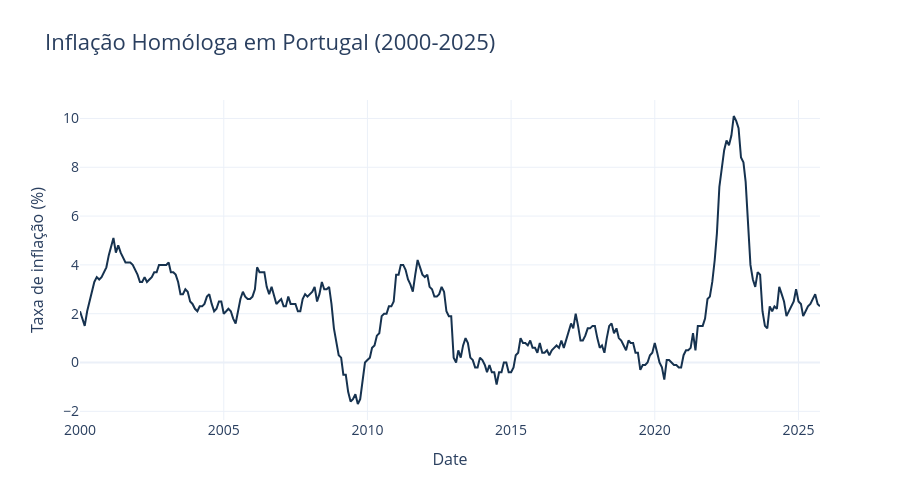

This figure's notebook cell:
### Code cell
fig = go.Figure()
fig.add_trace(go.Scatter(x=df.Date, y=df[target], mode='lines', name='Inflation',
                        line=dict(color=primary_color, width=2)))

fig.update_layout(title='Inflação Homóloga em Portugal (2000-2025)',
                  xaxis_title='Date', yaxis_title='Taxa de inflação (%)',
                  # 🔹 Fonte global (base)
                  font=dict(
                      size=ticket_size
                  ),
                    
                  # 🔹 Título principal
                  title_font=dict(
                      size=title_size
                  ),

                  # 🔹 Eixos
                  xaxis=dict(
                      title_font=dict(size=label_size),
                      tickfont=dict(size=ticket_size),
                  ),

                  yaxis=dict(
                      title_font=dict(size=label_size),
                      tickfont=dict(size=ticket_size)
                  ),
                  template='plotly_white', height=500)
fig.show()

### Figure 1 — Plotly figure (JSON) as saved in the notebook; plotly's stock layout.template omitted (floating-point values rounded to 4 significant figures; data arrays with more than 128 entries replaced by an {"elided": "..."} marker saying what was removed)
{"data": [{"line": {"color": "#16324F", "width": 2}, "mode": "lines", "name": "Inflation", "type": "scatter", "x": {"elided": "310 str values"}, "y": {"elided": "310 float values"}}], "layout": {"font": {"size": 14}, "height": 500, "title": {"font": {"size": 22}, "text": "Inflação Homóloga em Portugal (2000-2025)"}, "xaxis": {"tickfont": {"size": 14}, "title": {"font": {"size": 16}, "text": "Date"}}, "yaxis": {"tickfont": {"size": 14}, "title": {"font": {"size": 16}, "text": "Taxa de inflação (%)"}}}}
